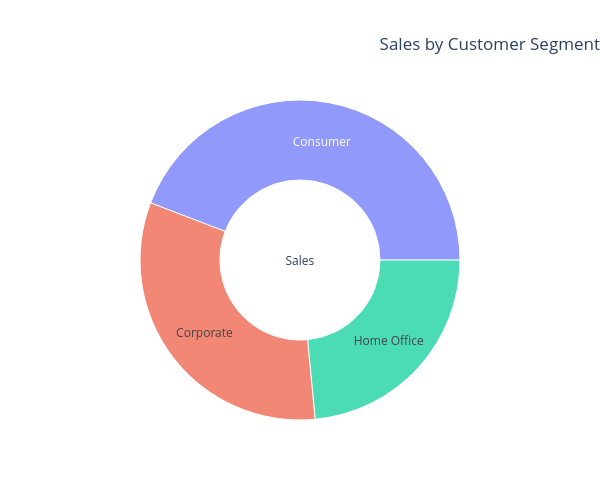

Notebook cell for this chart:
### Code cell
# Reset index to convert 'Segment' into a column and drop the unnecessary 'level_0' column if it exists
SegmentWise = SegmentWise.reset_index()

# Check the columns of the DataFrame
print(SegmentWise.columns)  # Ensure 'Segment' exists in the DataFrame

# Create a new column 'Category' to represent the hierarchical structure
SegmentWise['Category'] = 'Sales'  # This will be a constant value for each row

# Create the sunburst plot
fig = px.sunburst(
    SegmentWise,
    path=['Category', 'Segment'],  # Hierarchy: first "Category", then "Segment"
    values='Total Sales',  # The size of the segment is based on Total Sales
    hover_data=['Profit'],  # Display Profit when hovering
    title="Sales by Customer Segment"
)
# Update the layout for better display
fig.update_layout(
    width=600,  # Set the width of the plot
    height=500, # Set the height of the plot
    title={'x': 1.0}  # Optional: center the title
)
fig.show()

### Figure 1 — Plotly figure (JSON) as saved in the notebook; plotly's stock layout.template omitted (floating-point values rounded to 4 significant figures)
{"data": [{"branchvalues": "total", "customdata": [[34271], [26574], [24956], ["(?)"]], "domain": {"x": [0, 1], "y": [0, 1]}, "hovertemplate": "labels=%{label}<br>Total Sales=%{value}<br>parent=%{parent}<br>id=%{id}<br>Profit=%{customdata[0]}<extra></extra>", "ids": ["Sales/Consumer", "Sales/Corporate", "Sales/Home Office", "Sales"], "labels": ["Consumer", "Corporate", "Home Office", "Sales"], "name": "", "parents": ["Sales", "Sales", "Sales", ""], "type": "sunburst", "values": [1358477, 994148, 721779, 3074404]}], "layout": {"height": 500, "legend": {"tracegroupgap": 0}, "title": {"text": "Sales by Customer Segment", "x": 1}, "width": 600}}
